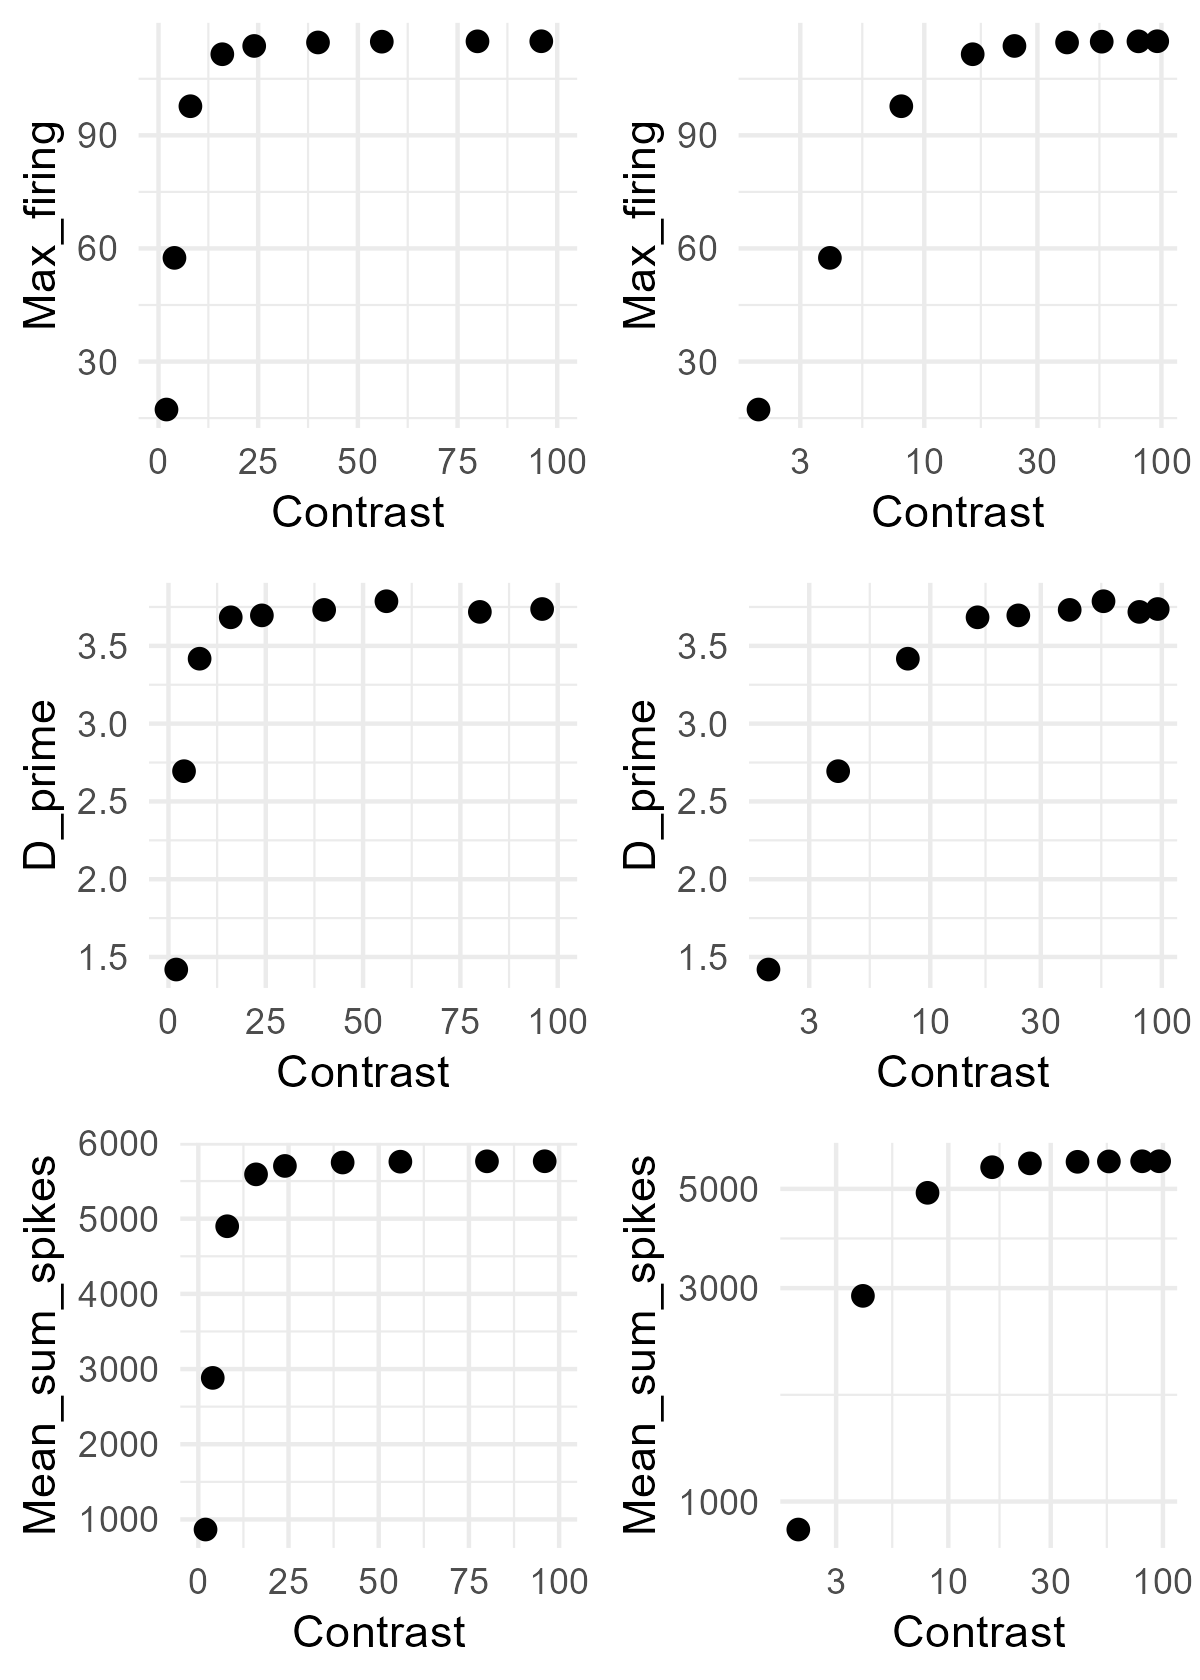

Source code (R):
# Simulation based on Albrecht & Hamilton (1982, fig. 1A)

library(tidyverse)
library(doParallel)
library(foreach)

Contrast <- c(2, 4, 8, 16, 24, 40, 56, 80, 96)
Rmax <- 115 # fixed at 115 for comparability
C50 <- 4.0
n   <- 2.5

Max_firing <- Rmax * Contrast^n / (Contrast^n + C50^n)
df_ah <- data.frame(Contrast, Max_firing)

g1 <- ggplot(df_ah, aes(x = Contrast, y = Max_firing)) +
  geom_point(size = 2) +
  coord_cartesian(xlim = c(0, 100)) +
  theme_minimal()
g1            

g2 <- ggplot(df_ah, aes(x = Contrast, y = Max_firing)) +
  geom_point(size = 2) +
  scale_x_log10() +
  theme_minimal()
g2 

### Simulation ###
cl <- makeCluster(parallel::detectCores() - 1)
registerDoParallel(cl)

n_neurons <- 180                                               # Number of neurons in the population
orientations <- seq(1, 180, by = 1)                            # Possible orientations (0 to 359 degrees)
preferred_orientations <-  seq(1, 180, length.out = n_neurons) # Preferred orientation of each neuron
max_firing_seq <- df_ah$Max_firing                             # Maximum firing rate of each neuron
contrast <-       df_ah$Contrast
tuning_width    <- 20                                          # Tuning width (standard deviation) of each neuron's response curve
n_trials <- 10000

all_results <- list()

for (max_firing_rate in max_firing_seq) {
  
  cat("Running max firing rate =", max_firing_rate, "\n")
  
  tuning_curves <- matrix(0, nrow = n_neurons, ncol = length(orientations))
  
  for (i in 1:n_neurons) {
    tuning_curves[i, ] <- max_firing_rate * exp(
      -0.5 * (
        pmin(abs(orientations - preferred_orientations[i]),
             180 - abs(orientations - preferred_orientations[i]))^2
      ) / tuning_width^2
    )
  }
  
  # ---- 90 ----
  responses_90 <- foreach(
    i = 1:n_trials,
    .combine = rbind,
    .packages = "stats"
  ) %dopar% {
    
    input_90 <- rnorm(n_trials, 90, 0)
    idx <- round(input_90[i]) + 1
    idx <- pmin(pmax(idx, 1), 180)
    
    mu <- tuning_curves[, idx]
    mu[mu == 0] <- 1e-8
    
    resp <- rnbinom(n_neurons, size = 1000000, mu = mu)
    
    cbind(resp,
          neuron = seq_len(n_neurons),
          stim = 90,
          trial = i,
          maxFR = max_firing_rate)
  }
  
  # ---- 91 ----
  responses_91 <- foreach(
    i = 1:n_trials,
    .combine = rbind,
    .packages = "stats"
  ) %dopar% {
    
    input_91 <- rnorm(n_trials, 91, 0)
    idx <- round(input_91[i]) + 1
    idx <- pmin(pmax(idx, 1), 180)
    
    mu <- tuning_curves[, idx]
    mu[mu == 0] <- 1e-8
    
    resp <- rnbinom(n_neurons, size = 1000000, mu = mu)
    
    cbind(resp,
          neuron = seq_len(n_neurons),
          stim = 91,
          trial = i,
          maxFR = max_firing_rate)
  }
  
  df_tmp <- as.data.frame(rbind(responses_90, responses_91))
  colnames(df_tmp) <- c("Spikes", "Neuron", "Stimulus", "Trial", "Contrast")
  
  all_results[[as.character(max_firing_rate)]] <- df_tmp
}

df <- do.call(rbind, all_results)
df$Contrast <- contrast[match(df$Contrast, max_firing_seq)]

### Visualization ###
df %>%
  group_by(Stimulus, Contrast, Trial) %>%
  summarise(Sum_spikes = sum(Spikes), .groups = "drop") -> df_sum

g3 <- ggplot(df_sum, aes(x = Sum_spikes, color = factor(Contrast))) +
  geom_density(alpha = 0.2, linewidth = 1) +
  theme_classic() +
  labs(
    x = "Sum of spikes",
    y = "Density",
    color = "Max firing rate",
    fill =  "Max firing rate"
  )
g3

df_sum %>%
  group_by(Contrast) %>%
  summarise(Mean_sum_spikes = mean(Sum_spikes),
            SD_sum_spikes = sd(Sum_spikes), .groups = "drop") -> df_summary

df_summary %>%
  ggplot(aes(x = Contrast, y = Mean_sum_spikes)) +
  geom_point(size = 2) +
  coord_cartesian(xlim = c(0, 100)) +
  theme_minimal() -> g4
g4

df_summary %>%
  ggplot(aes(x = Contrast, y = Mean_sum_spikes)) +
  geom_point(size = 2) +
  scale_x_log10() +
  scale_y_log10() +
  theme_minimal() -> g5
g5

df_summary %>%
  ggplot(aes(x = Contrast, y = SD_sum_spikes)) +
  geom_point(size = 2) +
  coord_cartesian(xlim = c(0, 100)) +
  theme_minimal() -> g6
g6

df_summary %>%
  ggplot(aes(x = Contrast, y = SD_sum_spikes)) +
  geom_point(size = 2) +
  scale_x_log10() +
  theme_minimal() -> g7
g7

df %>%
  filter(Neuron %in% c(90, 91)) %>%
  pivot_wider(names_from = Neuron, values_from = Spikes) %>%
  ggplot(aes(x = `90`, y = `91`, color = factor(Stimulus))) +
  geom_point(size = 2, alpha = 0.2) +
  labs(x = "Neuron 90", y = "Neuron 91") +
  coord_cartesian(xlim = c(0, 100), ylim = c(0, 100)) +
  theme_minimal() +
  facet_wrap(. ~ Contrast) -> g8
# g8

# sanity check for fano factor 
df %>%
  group_by(Contrast, Stimulus, Neuron) %>%
  summarise(
    mean_spikes = mean(Spikes),
    var_spikes  = var(Spikes),
    fano = var_spikes / mean_spikes,
    .groups = "drop"
  ) %>%
  filter(mean_spikes > 0) %>%
  group_by(Contrast, Stimulus) %>%
  summarise(
    mean_mean_spikes = mean(mean_spikes, na.rm = TRUE),
    mean_var_spikes = mean(var_spikes),
    mean_fano = mean(fano, na.rm = TRUE), # average across neurons
    sd_fano   = sd(fano, na.rm = TRUE),   # sd across neurons
    .groups = "drop")

### Linear Fisher information ###
df_wide <- df %>%
  pivot_wider(
    id_cols = c(Trial, Contrast, Stimulus),
    names_from = Neuron,
    values_from = Spikes)

df_wide$Stimulus_bin <- ifelse(df_wide$Stimulus == 90, 1, 0)

compute_lfi <- function(data, lambda = 1e-6) {
  
  neurons <- grep("^[0-9]+$", colnames(data), value = TRUE)  
  
  data0 <- data[data$Stimulus_bin == 0, neurons]
  data1 <- data[data$Stimulus_bin == 1, neurons]
  
  mu0 <- colMeans(data0)
  mu1 <- colMeans(data1)
  
  df <- mu1 - mu0
  
  Sigma0 <- cov(data0)
  Sigma1 <- cov(data1)
  Sigma  <- (Sigma0 + Sigma1) / 2
  
  p <- length(neurons)              # 逆行列を安定化させる処理 (ニューロン間の相関を少し弱める)
  Sigma <- Sigma + lambda * diag(p) # Ridge正則化, Tikhonov regularization (小さい固有値を持ち上げる)
  
  I <- as.numeric(t(df) %*% solve(Sigma) %*% df) # LFI
  I_per_neuron <- I / p
  
  return(I_per_neuron)
}

maxFR_values <- sort(unique(df_wide$Contrast))

lfi_results <- data.frame(
  Contrast = numeric(),
  LFI_per_neuron = numeric()
)

for (maxFR in maxFR_values) {
  df_sub <- df_wide[df_wide$Contrast == maxFR, ]
  lfi_value <- compute_lfi(df_sub)
  lfi_results <- rbind(lfi_results,
                       data.frame(Contrast = maxFR,
                                  LFI_per_neuron = lfi_value))
}

lfi_results$Contrast <- contrast
print(lfi_results)

lfi_results %>%
  ggplot(aes(x = Contrast, y = LFI_per_neuron)) +
  geom_point(size = 2) +
  coord_cartesian(xlim = c(0, 100)) +
  theme_minimal() -> g9
g9

### Decoding with logistic regression ###
run_logistic_cv_parallel <- function(data, k = 5, ncores = detectCores() - 1) {
  
  predictors <- grep("^[0-9]+$", colnames(data), value = TRUE)  
  n <- nrow(data)
  
  set.seed(123)
  folds <- sample(rep(1:k, length.out = n))
  
  cl <- makeCluster(ncores)
  registerDoParallel(cl)
  
  acc <- foreach(i = 1:k, .combine = c) %dopar% {
    
    train <- data[folds != i, ]
    test  <- data[folds == i, ]
    
    model <- glm(
      Stimulus_bin ~ .,
      data = train[, c("Stimulus_bin", predictors)],
      family = binomial
    )
    
    prob <- predict(model, newdata = test, type = "response")
    pred <- ifelse(prob > 0.5, 1, 0)
    
    mean(pred == test$Stimulus_bin)
  }
  
  stopCluster(cl)
  
  mean(acc)
}

decoding_results <- data.frame(
  Contrast = numeric(),
  Decoding_accuracy = numeric()
)

for (maxFR in maxFR_values) {
  df_sub <- df_wide[df_wide$Contrast == maxFR, ]
  accuracy <- run_logistic_cv_parallel(df_sub, k = 5, ncores = detectCores() - 1)
  decoding_results <- rbind(decoding_results,
                            data.frame(Contrast = maxFR,
                                       Decoding_accuracy = accuracy))
}

decoding_results <- mutate(decoding_results, D_prime = qnorm(Decoding_accuracy) - qnorm(1 - Decoding_accuracy),
                           Contrast = contrast)
decoding_results

decoding_results %>%
  ggplot(aes(x = Contrast, y = D_prime)) +
  geom_point(size = 2) +
  coord_cartesian(xlim = c(0, 100)) +
  theme_minimal() -> g10
g10

decoding_results %>%
  ggplot(aes(x = Contrast, y = D_prime)) +
  geom_point(size = 2) +
  scale_x_log10() +
  theme_minimal() -> g11
g11

g <- cowplot::plot_grid(g1, g2, g10, g11, g4, g5, nrow = 3)
ggsave("fig_1a.png", g, width = 4, height = 5.6, dpi = 300)
